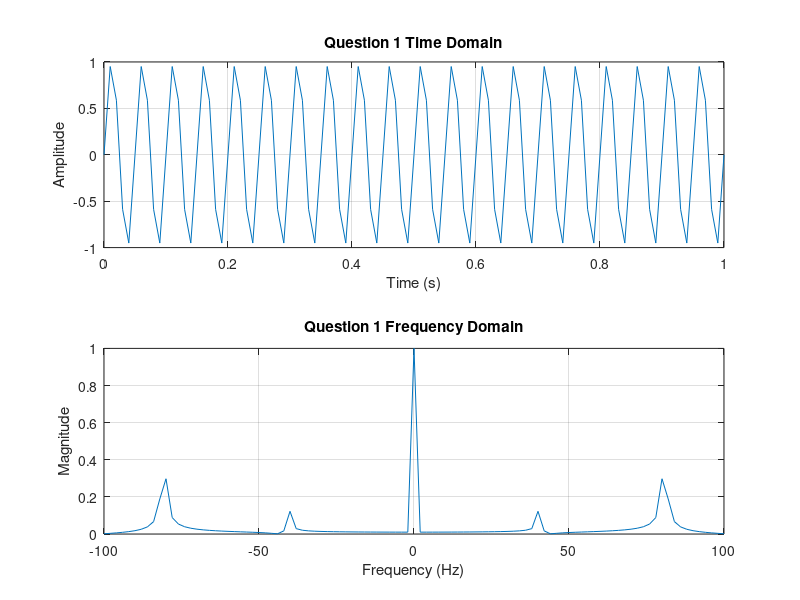
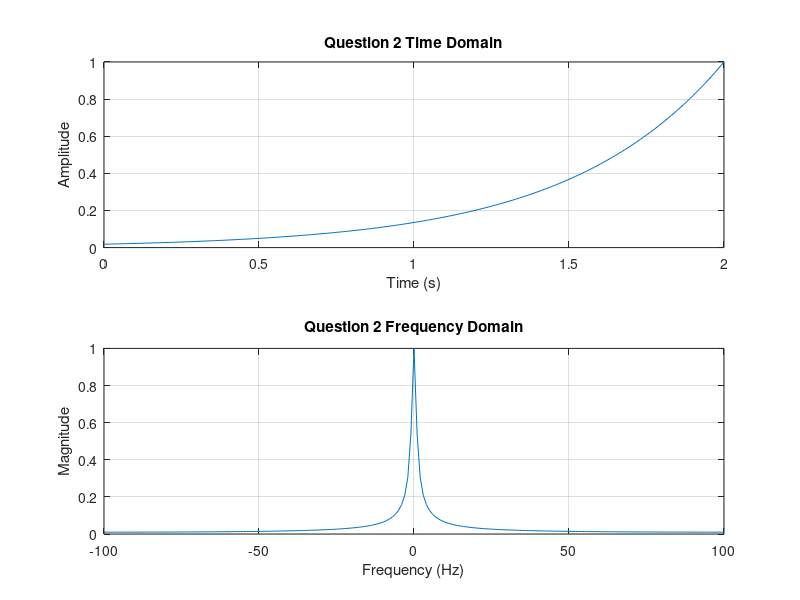
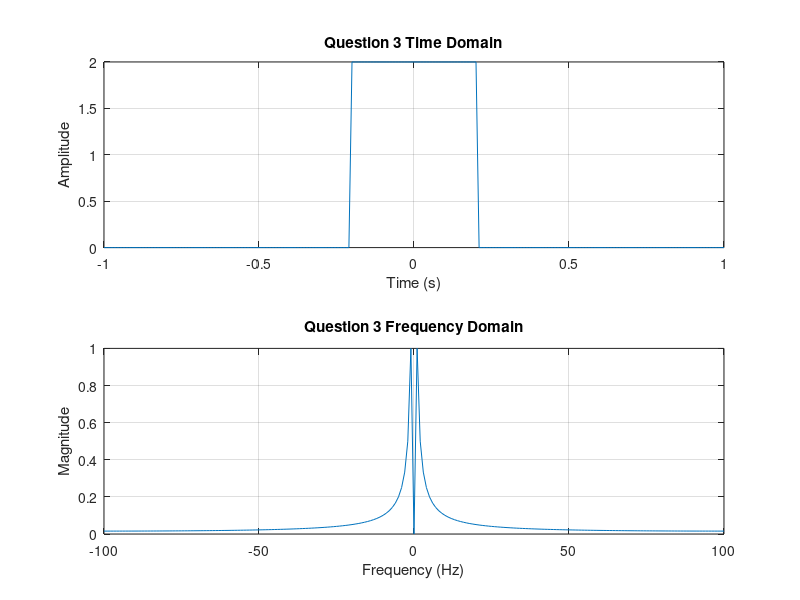

Write the MATLAB code that produced these figures, in order.
clc
clear
close all

Fs = 100;
t = 0:1/Fs:1;

x1 = sin(2*pi*20*t);

N1 = length(x1);
X1 = fftshift(fft(abs(x1)));
f1 = linspace(-Fs,Fs,N1);
M1 = abs(X1)/max(abs(X1));

figure
subplot(2,1,1)
plot(t,x1)
grid on
title('Question 1 Time Domain')
xlabel('Time (s)')
ylabel('Amplitude')

subplot(2,1,2)
plot(f1,M1)
grid on
title('Question 1 Frequency Domain')
xlabel('Frequency (Hz)')
ylabel('Magnitude')

[m1,i1] = max(M1);
disp('Question 1 Output')
disp(['Peak frequency = ',num2str(f1(i1)),' Hz'])
disp(['Peak magnitude = ',num2str(m1)])


t2 = 0:1/Fs:2;

x2 = exp(2*t2).*cos(2*pi*200*t2);
x2 = x2/max(abs(x2));

N2 = length(x2);
X2 = fftshift(fft(abs(x2)));
f2 = linspace(-Fs,Fs,N2);
M2 = abs(X2)/max(abs(X2));

figure
subplot(2,1,1)
plot(t2,x2)
grid on
title('Question 2 Time Domain')
xlabel('Time (s)')
ylabel('Amplitude')

subplot(2,1,2)
plot(f2,M2)
grid on
title('Question 2 Frequency Domain')
xlabel('Frequency (Hz)')
ylabel('Magnitude')

[m2,i2] = max(M2);
disp('Question 2 Output')
disp(['Peak frequency = ',num2str(f2(i2)),' Hz'])
disp(['Peak magnitude = ',num2str(m2)])


t3 = -1:1/Fs:1;
T = 0.2;

x3 = zeros(size(t3));

for k = 1:length(t3)
    if t3(k) >= -T && t3(k) <= T
        x3(k) = 2;
    else
        x3(k) = 0;
    end
end

N3 = length(x3);
X3 = fftshift(fft(t3));
f3 = linspace(-Fs,Fs,N3);
M3 = abs(X3)/max(abs(X3));

figure
subplot(2,1,1)
plot(t3,x3)
grid on
title('Question 3 Time Domain')
xlabel('Time (s)')
ylabel('Amplitude')

subplot(2,1,2)
plot(f3,M3)
grid on
title('Question 3 Frequency Domain')
xlabel('Frequency (Hz)')
ylabel('Magnitude')

[m3,i3] = max(M3);
disp('Question 3 Output')
disp(['Peak frequency = ',num2str(f3(i3)),' Hz'])
disp(['Peak magnitude = ',num2str(m3)])
